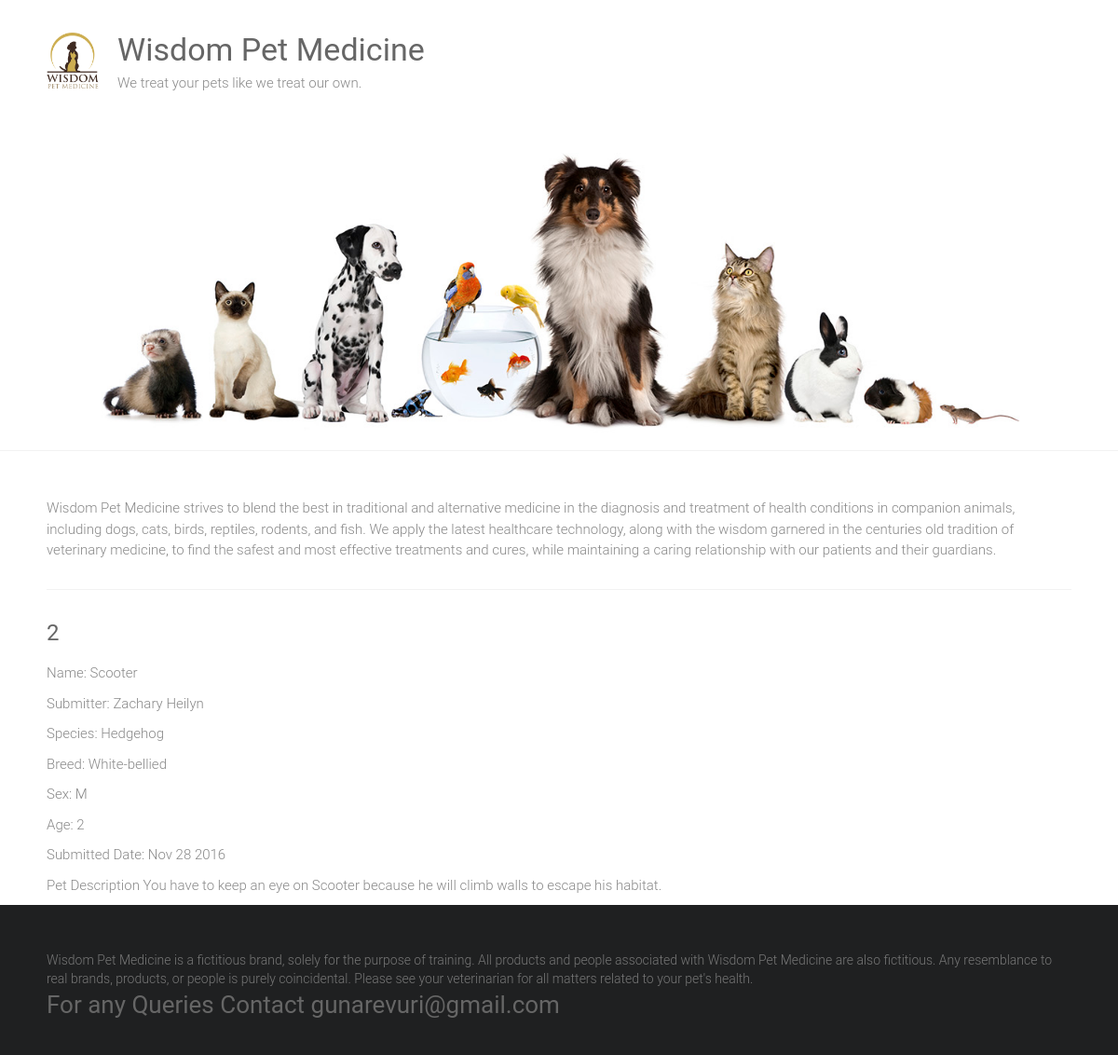
Screenshot of /adoptions/2 with the database file from the repository.
### adoptions/models.py (models this page shows)
class Pet(models.Model):
    SEX_CHOICES = [('M', 'Male'), ('F', 'Female')]
    name = models.CharField(max_length=100)
    submitter = models.CharField(max_length=100)
    species = models.CharField(max_length=30)
    breed = models.CharField(max_length=30, blank=True)
    description = models.TextField()
    sex = models.CharField(choices=SEX_CHOICES, max_length=1, blank=True)
    submission_date = models.DateTimeField()
    age = models.IntegerField(null=True)
    vaccinations = models.ManyToManyField('Vaccine', blank=True)

### adoptions/views.py (the view)
# urls.py: path('adoptions/<int:id>', views.pet_detail, name='pet_detail'),
def pet_detail(request, id):
    try:
        pet = Pet.objects.get(id=id)
    except Pet.DoesNotExist:
        raise Http404('Pet not found')
    return render(request, 'adoptions/pet_detail.html', {'pet': pet})

### adoptions/templates/adoptions/pet_detail.html (shortened to what this page needs)
{% extends 'adoptions/base.html' %}
{% block content %}
<div class="pet_detail">
	<h4>{{pet.id}}</h4>
	<p> Name: {{pet.name | capfirst }}</p>
	<p>Submitter: {{ pet.submitter }}</p>
	<p>Species: {{ pet.species }}</p>
	{% if pet.breed %}
		<p>Breed: {{ pet.breed }}</p>
	{% endif %}
	{% if pet.sex %}
		<p>Sex: {{ pet.sex }}</p>
	{% endif %}
	<p> Age: {{ pet.age }}</p>
	<p>Submitted Date: {{ pet.submission_date| date:"M d Y" }}</p>
	<p>Pet Description {{ pet.description }} </p>
</div>
{% endblock %}

### static/style.css (style rules this page uses)
html, body, div, span, applet, object, iframe, h1, h2, h3, h4, h5, h6, p, blockquote, pre, a, abbr, acronym, address, big, cite, code, del, dfn, em, font, ins, kbd, q, s, samp, small, strike, strong, sub, sup, tt, var, dl, dt, dd, ol, ul, li, fieldset, form, label, legend, table, caption, tbody, tfoot, thead, tr, th, td { border: 0; font: inherit; font-size: 100%; font-style: inherit; font-weight: inherit; margin: 0; outline: 0; padding: 0; vertical-align: baseline; }
html { overflow-y: scroll; -webkit-text-size-adjust: 100%; -ms-text-size-adjust: 100%; }
h1, h2, h3, h4, h5, h6 { color: #666666; line-height: 1.4; padding-bottom: 15px; font-weight: normal; }
h4 { font-size: 24px; }
body, button, input, select, textarea { color: #888888; font-size: 15px; line-height: 1.5; font-family: 'Roboto', sans-serif; font-weight: 300; }
p { color: #888888; font-size: 15px; line-height: 1.5; margin-bottom: 15px; font-weight: 300; }
body { background: #f2f2f2; }
body { padding-top: 30px; padding-bottom: 30px; }
body.wide { padding-top: 0; padding-bottom: 0; }
.single-page p { margin-bottom: 10px; }

### rows the page displays
Pet: id "2", name "Scooter", submitter "Zachary Heilyn", species "Hedgehog", breed "White-bellied", sex "M", age "2", submission_date "Nov 28 2016", description "You have to keep an eye on Scooter because he will climb walls to escape his habitat."
